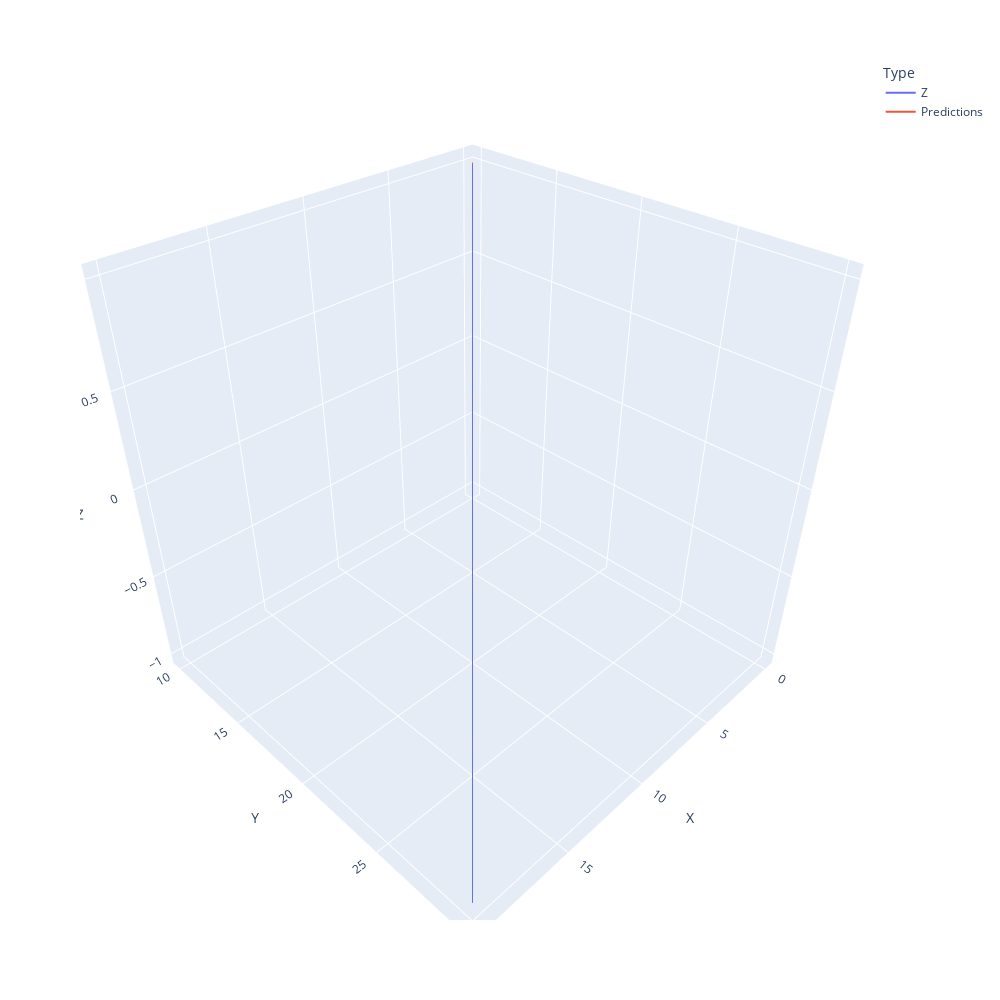

The cell this chart's notebook holds for it:
### Code cell
px.line_3d(data_frame=plot_data, x="X", y="Y", z="Z", width=1000, height=1000, color="Type")

### Figure 1 — Plotly figure (JSON) as saved in the notebook; plotly's stock layout.template omitted (floating-point values rounded to 4 significant figures; data arrays with more than 128 entries replaced by an {"elided": "..."} marker saying what was removed)
{"data": [{"hovertemplate": "Type=Z<br>X=%{x}<br>Y=%{y}<br>Z=%{z}<extra></extra>", "legendgroup": "Z", "line": {"color": "#636efa", "dash": "solid"}, "marker": {"symbol": "circle"}, "mode": "lines", "name": "Z", "scene": "scene", "showlegend": true, "type": "scatter3d", "x": {"elided": "2000 float values"}, "y": {"elided": "2000 float values"}, "z": {"elided": "2000 float values"}}, {"hovertemplate": "Type=Predictions<br>X=%{x}<br>Y=%{y}<br>Z=%{z}<extra></extra>", "legendgroup": "Predictions", "line": {"color": "#EF553B", "dash": "solid"}, "marker": {"symbol": "circle"}, "mode": "lines", "name": "Predictions", "scene": "scene", "showlegend": true, "type": "scatter3d", "x": {"elided": "2000 float values"}, "y": {"elided": "2000 float values"}, "z": {"elided": "2000 float values"}}], "layout": {"height": 1000, "legend": {"title": {"text": "Type"}, "tracegroupgap": 0}, "margin": {"t": 60}, "scene": {"domain": {"x": [0, 1], "y": [0, 1]}, "xaxis": {"title": {"text": "X"}}, "yaxis": {"title": {"text": "Y"}}, "zaxis": {"title": {"text": "Z"}}}, "width": 1000}}
